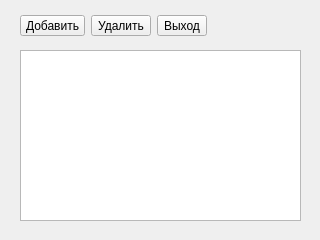
<?xml version="1.0" encoding="UTF-8"?>
<ui version="4.0">
 <class>Patromynic</class>
 <widget class="QDialog" name="Patromynic">
  <property name="geometry">
   <rect>
    <x>0</x>
    <y>0</y>
    <width>320</width>
    <height>240</height>
   </rect>
  </property>
  <property name="windowTitle">
   <string>Patronymic</string>
  </property>
  <widget class="QTableView" name="tableView">
   <property name="geometry">
    <rect>
     <x>20</x>
     <y>50</y>
     <width>281</width>
     <height>171</height>
    </rect>
   </property>
  </widget>
  <widget class="QWidget" name="horizontalLayoutWidget">
   <property name="geometry">
    <rect>
     <x>20</x>
     <y>10</y>
     <width>187</width>
     <height>31</height>
    </rect>
   </property>
   <layout class="QHBoxLayout" name="horizontalLayout">
    <item>
     <widget class="QToolButton" name="toolButtonAdd">
      <property name="text">
       <string>Добавить</string>
      </property>
     </widget>
    </item>
    <item>
     <widget class="QToolButton" name="toolButtonDelete">
      <property name="text">
       <string>Удалить</string>
      </property>
     </widget>
    </item>
    <item>
     <widget class="QToolButton" name="toolButtonExit">
      <property name="text">
       <string>Выход</string>
      </property>
     </widget>
    </item>
   </layout>
  </widget>
 </widget>
 <resources/>
 <connections/>
</ui>
